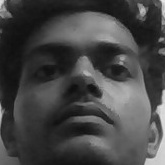
#> input picture Database_API/voter_database/707794628508/face_0.jpg, 165 x 165 px; its folder holds only this picture in this run
$ python train_model.py
#> lines starting #> are read from the running program, lines starting #| are printed output that depends on the picture
import cv2
import os
import numpy as np

# Load OpenCV's Face Recognizer and Face Detector
face_cascade = cv2.CascadeClassifier(cv2.data.haarcascades + 'haarcascade_frontalface_default.xml')
recognizer = cv2.face.LBPHFaceRecognizer_create()

def train_voter_recognizer(database_path="voter_database"):
    """
    Train the face recognizer using stored voter images.
    """
#> called with database_path = 'voter_database'
    faces = []
    labels = []
    label_map = {}  # Mapping between labels and voter IDs

    # Scan through each voter folder
    for label, voter_id in enumerate(os.listdir(database_path)):
        voter_folder = os.path.join(database_path, voter_id)
        if not os.path.isdir(voter_folder):
            continue

        label_map[label] = voter_id  # Store mapping: Label -> Voter ID

        # Read each face image inside voter's folder
        for img_name in os.listdir(voter_folder):
            img_path = os.path.join(voter_folder, img_name)
            img = cv2.imread(img_path, cv2.IMREAD_GRAYSCALE)  # Convert to grayscale
#> img is the input picture: shape (165, 165); min 14, max 231, mean 69.4

            # Detect face
            faces_detected = face_cascade.detectMultiScale(img, scaleFactor=1.1, minNeighbors=5)
#> faces_detected = [[15, 10, 138, 138]]
            for (x, y, w, h) in faces_detected:
                face = img[y:y+h, x:x+w]  # Crop detected face
                faces.append(face)
                labels.append(label)
#> this loop made 1 pass
#> pass 1, in train_voter_recognizer, `face = img[y:y+h, x:x+w]`:
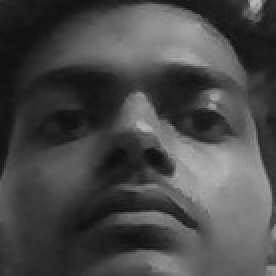
#> face: shape (138, 138) (shown 2 times larger); min 14, max 186, mean 72.6
#> after the loop, faces = 1 item; labels = [0]

    # Train the recognizer
    recognizer.train(faces, np.array(labels))

    # Save the trained model and label map
    recognizer.save("voter_recognizer.yml")
    np.save("voter_labels.npy", label_map)

    print("✅ Training complete! Model saved as voter_recognizer.yml")

# Call function to train the model
train_voter_recognizer()
